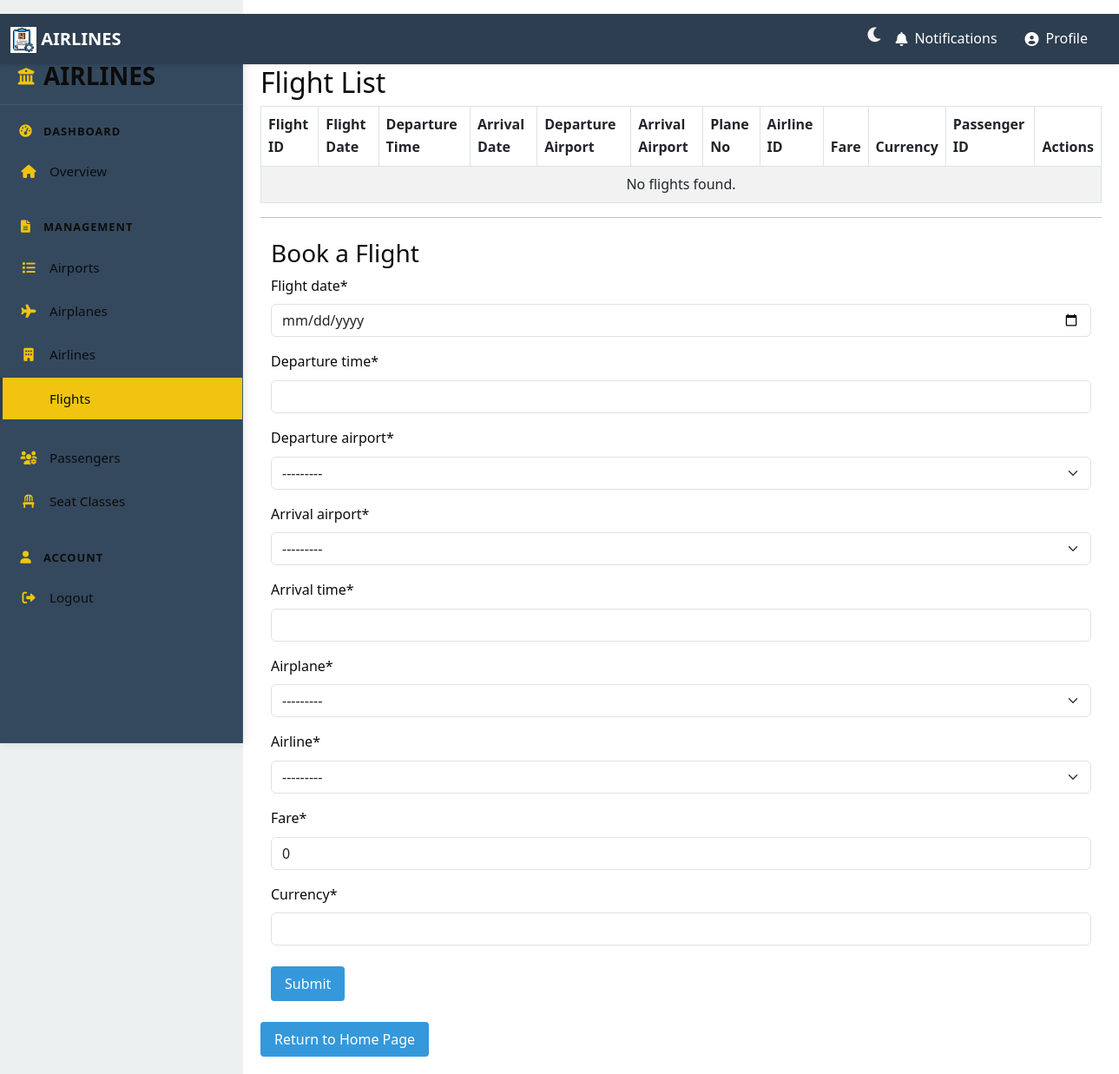
Before: /flightpage/ (signed in) with the older database file.
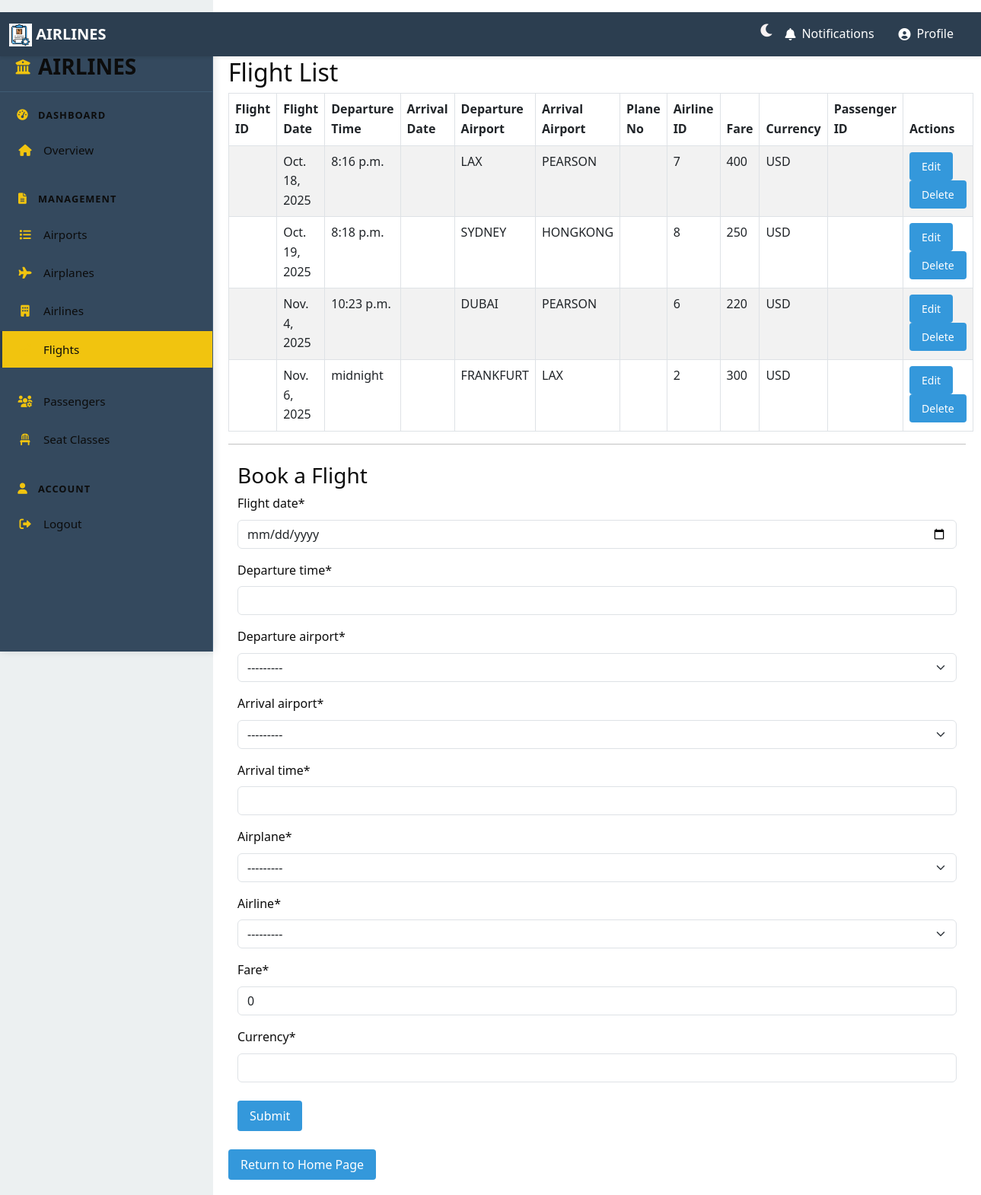
After: the same page with the newer database file.
### Airline/models.py (models this page shows, shortened)
class Flight(models.Model):
    flight_date = models.DateField(auto_now=False)
    departure_time = models.TimeField()
    departure_airport = models.ForeignKey(Airport,on_delete=models.CASCADE,related_name='departure_airport')
    arrival_airport = models.ForeignKey(Airport,on_delete=models.CASCADE,related_name='arrival_airport')
    arrival_time = models.TimeField()
    airplane = models.ForeignKey(Airplane,on_delete=models.CASCADE)
    airline = models.ForeignKey(Airline,on_delete=models.CASCADE)
    fare = models.IntegerField(default=0)
    currency = models.CharField(max_length=100)

class Airport(models.Model):
    airport_name = models.CharField(max_length=100)
    country = models.CharField(max_length=100)
    city = models.CharField(max_length=100)
    def __str__(self):
        return self.airport_name

### Airline/views.py (the view)
# urls.py: path('flightpage/',flight_view,name ='flight_page'),
@login_required
def flight_view(request):
    message = ''
    if request.method == "POST":
        flight_form = FlightForm(request.POST)
        if flight_form.is_valid():
            flight_form.save()
            message = "Flight Added Successfully"
    else:
        flight_form = FlightForm()
    flights = Flight.objects.all()
    context = {
        'form': flight_form,
        'message': message,
        'flights': flights
    }
    return render(request,'flight.html',context)

### Airline/forms.py
class FlightForm(ModelForm):
    class Meta:
        model = Flight
        fields = '__all__'
        widgets = {
            'flight_date': DateInput(attrs={'type': 'date'}),
        }

### Airline/models.py (called while the page is built)
    def __str__(self):
        return self.airline_name

    def __str__(self):
        return self.model

### Airline/templates/flight.html (shortened to what this page needs)
{% extends 'base.html' %}
{% load static %}
{% load crispy_forms_tags %}
{% block content %}
<h2>Flight List</h2>
<table class="table table-striped table-bordered">
    <thead>
        <tr>
            <th>Flight ID</th>
            <th>Flight Date</th>
            <th>Departure Time</th>
            <th>Arrival Date</th>
            <th>Departure Airport</th>
            <th>Arrival Airport</th>
            <th>Plane No</th>
            <th>Airline ID</th>
            <th>Fare</th>
            <th>Currency</th>
            <th>Passenger ID</th>
            <th>Actions</th>
        </tr>
    </thead>
    <tbody>
        {% for flight in flights %}
        <tr>
            <td>{{ flight.flight_id }}</td>
            <td>{{ flight.flight_date }}</td>
            <td>{{ flight.departure_time }}</td>
            <td>{{ flight.arrival_date }}</td>
            <td>{{ flight.departure_airport }}</td>
            <td>{{ flight.arrival_airport }}</td>
            <td>{{ flight.plane_no }}</td>
            <td>{{ flight.airline_id }}</td>
            <td>{{ flight.fare }}</td>
            <td>{{ flight.currency }}</td>
            <td>{{ flight.passenger_id }}</td>
            <td>
                <a href="{% url 'edit_flight_page' flight.id %}" class="btn btn-sm btn-warning">Edit</a>
                <a href="{% url 'delete_flight_page' flight.id %}"
                   class="btn btn-sm btn-danger"
                   onclick="return confirm('Are you sure you want to delete this flight?')">
                   Delete
                </a>
            </td>
        </tr>
        {% empty %}
        <tr>
            <td colspan="12" class="text-center">No flights found.</td>
        </tr>
        {% endfor %}
    </tbody>
</table>
<hr>
<div id="queries" class="container mt-4">
    <h3>Book a Flight</h3>
    <form method="POST">
        {{ form|crispy }}
        <input type="submit" class="btn btn-warning mt-2" value="Submit">
    </form>
</div>
<div class="mt-4">
    <a href="{% url 'home_page' %}" class="btn btn-secondary">Return to Home Page</a>
</div>
{% endblock content %}

Changed rows visible on the page:
added Flight: flight_date "Oct. 18, 2025", departure_time "8:16 p.m.", departure_airport "LAX", arrival_airport "PEARSON", airline_id "7", fare "400", currency "USD"
added Flight: flight_date "Oct. 19, 2025", departure_time "8:18 p.m.", departure_airport "SYDNEY", arrival_airport "HONGKONG", airline_id "8", fare "250", currency "USD"
added Flight: flight_date "Nov. 4, 2025", departure_time "10:23 p.m.", departure_airport "DUBAI", arrival_airport "PEARSON", airline_id "6", fare "220", currency "USD"
added Flight: flight_date "Nov. 6, 2025", departure_time "midnight", departure_airport "FRANKFURT", arrival_airport "LAX", airline_id "2", fare "300", currency "USD"
Other visible differences:
text no longer shown: "No flights found."
